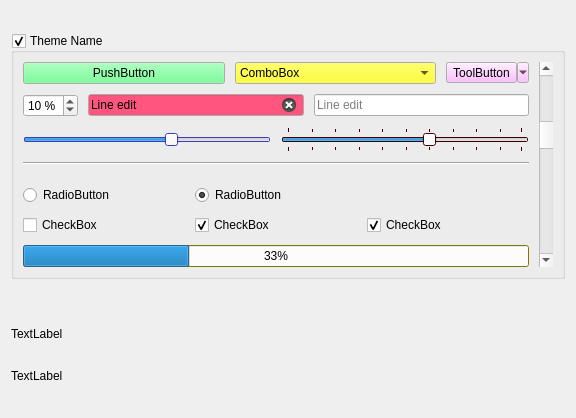
<?xml version="1.0" encoding="UTF-8"?>
<ui version="4.0">
 <class>ThemeScreenshotUIBase</class>
 <widget class="QWidget" name="ThemeScreenshotUIBase">
  <property name="geometry">
   <rect>
    <x>0</x>
    <y>0</y>
    <width>576</width>
    <height>418</height>
   </rect>
  </property>
  <property name="windowTitle">
   <string>Form</string>
  </property>
  <layout class="QGridLayout" name="gridLayout_6">
   <item row="0" column="0">
    <widget class="QGroupBox" name="themeGroup">
     <property name="sizePolicy">
      <sizepolicy hsizetype="Preferred" vsizetype="Maximum">
       <horstretch>0</horstretch>
       <verstretch>0</verstretch>
      </sizepolicy>
     </property>
     <property name="title">
      <string>Theme Name</string>
     </property>
     <property name="checkable">
      <bool>true</bool>
     </property>
     <layout class="QGridLayout" name="gridLayout_5">
      <property name="spacing">
       <number>10</number>
      </property>
      <item row="0" column="2" rowspan="7">
       <widget class="QScrollBar" name="verticalScrollBar">
        <property name="value">
         <number>30</number>
        </property>
        <property name="orientation">
         <enum>Qt::Vertical</enum>
        </property>
       </widget>
      </item>
      <item row="1" column="0" colspan="2">
       <layout class="QGridLayout" name="gridLayout_3">
        <property name="horizontalSpacing">
         <number>10</number>
        </property>
        <item row="0" column="2">
         <widget class="QLineEdit" name="lineEdit_2">
          <property name="text">
           <string/>
          </property>
          <property name="placeholderText">
           <string>Line edit</string>
          </property>
         </widget>
        </item>
        <item row="0" column="0">
         <widget class="QSpinBox" name="spinBox">
          <property name="suffix">
           <string> %</string>
          </property>
          <property name="value">
           <number>10</number>
          </property>
         </widget>
        </item>
        <item row="0" column="1">
         <widget class="QLineEdit" name="lineEdit">
          <property name="palette">
           <palette>
            <active>
             <colorrole role="Base">
              <brush brushstyle="SolidPattern">
               <color alpha="255">
                <red>255</red>
                <green>85</green>
                <blue>127</blue>
               </color>
              </brush>
             </colorrole>
            </active>
            <inactive>
             <colorrole role="Base">
              <brush brushstyle="SolidPattern">
               <color alpha="255">
                <red>255</red>
                <green>85</green>
                <blue>127</blue>
               </color>
              </brush>
             </colorrole>
            </inactive>
            <disabled>
             <colorrole role="Base">
              <brush brushstyle="SolidPattern">
               <color alpha="255">
                <red>225</red>
                <green>216</green>
                <blue>202</blue>
               </color>
              </brush>
             </colorrole>
            </disabled>
           </palette>
          </property>
          <property name="text">
           <string>Line edit</string>
          </property>
          <property name="clearButtonEnabled">
           <bool>true</bool>
          </property>
         </widget>
        </item>
       </layout>
      </item>
      <item row="0" column="0" colspan="2">
       <layout class="QGridLayout" name="gridLayout_4">
        <property name="horizontalSpacing">
         <number>10</number>
        </property>
        <item row="0" column="0">
         <widget class="QPushButton" name="pushButton">
          <property name="palette">
           <palette>
            <active>
             <colorrole role="Button">
              <brush brushstyle="SolidPattern">
               <color alpha="255">
                <red>85</red>
                <green>255</green>
                <blue>127</blue>
               </color>
              </brush>
             </colorrole>
            </active>
            <inactive>
             <colorrole role="Button">
              <brush brushstyle="SolidPattern">
               <color alpha="255">
                <red>85</red>
                <green>255</green>
                <blue>127</blue>
               </color>
              </brush>
             </colorrole>
            </inactive>
            <disabled>
             <colorrole role="Button">
              <brush brushstyle="SolidPattern">
               <color alpha="255">
                <red>85</red>
                <green>255</green>
                <blue>127</blue>
               </color>
              </brush>
             </colorrole>
            </disabled>
           </palette>
          </property>
          <property name="text">
           <string>PushButton</string>
          </property>
          <property name="icon">
           <iconset theme="document-new">
            <normaloff>.</normaloff>.</iconset>
          </property>
         </widget>
        </item>
        <item row="0" column="1">
         <widget class="QComboBox" name="comboBox">
          <property name="palette">
           <palette>
            <active>
             <colorrole role="Button">
              <brush brushstyle="SolidPattern">
               <color alpha="255">
                <red>255</red>
                <green>255</green>
                <blue>0</blue>
               </color>
              </brush>
             </colorrole>
            </active>
            <inactive>
             <colorrole role="Button">
              <brush brushstyle="SolidPattern">
               <color alpha="255">
                <red>255</red>
                <green>255</green>
                <blue>0</blue>
               </color>
              </brush>
             </colorrole>
            </inactive>
            <disabled>
             <colorrole role="Button">
              <brush brushstyle="SolidPattern">
               <color alpha="255">
                <red>255</red>
                <green>255</green>
                <blue>0</blue>
               </color>
              </brush>
             </colorrole>
            </disabled>
           </palette>
          </property>
          <item>
           <property name="text">
            <string>ComboBox</string>
           </property>
          </item>
          <item>
           <property name="text">
            <string>Orange</string>
           </property>
          </item>
          <item>
           <property name="text">
            <string>Apple</string>
           </property>
          </item>
          <item>
           <property name="text">
            <string>Banana</string>
           </property>
          </item>
         </widget>
        </item>
        <item row="0" column="2">
         <widget class="QToolButton" name="toolButton_2">
          <property name="palette">
           <palette>
            <active>
             <colorrole role="Button">
              <brush brushstyle="SolidPattern">
               <color alpha="255">
                <red>255</red>
                <green>170</green>
                <blue>255</blue>
               </color>
              </brush>
             </colorrole>
            </active>
            <inactive>
             <colorrole role="Button">
              <brush brushstyle="SolidPattern">
               <color alpha="255">
                <red>255</red>
                <green>170</green>
                <blue>255</blue>
               </color>
              </brush>
             </colorrole>
            </inactive>
            <disabled>
             <colorrole role="Button">
              <brush brushstyle="SolidPattern">
               <color alpha="255">
                <red>255</red>
                <green>170</green>
                <blue>255</blue>
               </color>
              </brush>
             </colorrole>
            </disabled>
           </palette>
          </property>
          <property name="text">
           <string>ToolButton</string>
          </property>
          <property name="icon">
           <iconset theme="undo">
            <normaloff>.</normaloff>.</iconset>
          </property>
          <property name="popupMode">
           <enum>QToolButton::MenuButtonPopup</enum>
          </property>
          <property name="toolButtonStyle">
           <enum>Qt::ToolButtonTextBesideIcon</enum>
          </property>
         </widget>
        </item>
       </layout>
      </item>
      <item row="6" column="0" colspan="2">
       <widget class="QProgressBar" name="progressBar">
        <property name="palette">
         <palette>
          <active>
           <colorrole role="Base">
            <brush brushstyle="SolidPattern">
             <color alpha="255">
              <red>253</red>
              <green>252</green>
              <blue>250</blue>
             </color>
            </brush>
           </colorrole>
           <colorrole role="Window">
            <brush brushstyle="SolidPattern">
             <color alpha="255">
              <red>170</red>
              <green>170</green>
              <blue>0</blue>
             </color>
            </brush>
           </colorrole>
          </active>
          <inactive>
           <colorrole role="Base">
            <brush brushstyle="SolidPattern">
             <color alpha="255">
              <red>253</red>
              <green>252</green>
              <blue>250</blue>
             </color>
            </brush>
           </colorrole>
           <colorrole role="Window">
            <brush brushstyle="SolidPattern">
             <color alpha="255">
              <red>170</red>
              <green>170</green>
              <blue>0</blue>
             </color>
            </brush>
           </colorrole>
          </inactive>
          <disabled>
           <colorrole role="Base">
            <brush brushstyle="SolidPattern">
             <color alpha="255">
              <red>170</red>
              <green>170</green>
              <blue>0</blue>
             </color>
            </brush>
           </colorrole>
           <colorrole role="Window">
            <brush brushstyle="SolidPattern">
             <color alpha="255">
              <red>170</red>
              <green>170</green>
              <blue>0</blue>
             </color>
            </brush>
           </colorrole>
          </disabled>
         </palette>
        </property>
        <property name="value">
         <number>33</number>
        </property>
        <property name="alignment">
         <set>Qt::AlignCenter</set>
        </property>
       </widget>
      </item>
      <item row="2" column="0" colspan="2">
       <layout class="QGridLayout" name="gridLayout_2">
        <item row="0" column="0">
         <widget class="QSlider" name="horizontalSlider">
          <property name="palette">
           <palette>
            <active>
             <colorrole role="Base">
              <brush brushstyle="SolidPattern">
               <color alpha="255">
                <red>253</red>
                <green>252</green>
                <blue>250</blue>
               </color>
              </brush>
             </colorrole>
             <colorrole role="Window">
              <brush brushstyle="SolidPattern">
               <color alpha="255">
                <red>85</red>
                <green>85</green>
                <blue>255</blue>
               </color>
              </brush>
             </colorrole>
            </active>
            <inactive>
             <colorrole role="Base">
              <brush brushstyle="SolidPattern">
               <color alpha="255">
                <red>253</red>
                <green>252</green>
                <blue>250</blue>
               </color>
              </brush>
             </colorrole>
             <colorrole role="Window">
              <brush brushstyle="SolidPattern">
               <color alpha="255">
                <red>85</red>
                <green>85</green>
                <blue>255</blue>
               </color>
              </brush>
             </colorrole>
            </inactive>
            <disabled>
             <colorrole role="Base">
              <brush brushstyle="SolidPattern">
               <color alpha="255">
                <red>85</red>
                <green>85</green>
                <blue>255</blue>
               </color>
              </brush>
             </colorrole>
             <colorrole role="Window">
              <brush brushstyle="SolidPattern">
               <color alpha="255">
                <red>85</red>
                <green>85</green>
                <blue>255</blue>
               </color>
              </brush>
             </colorrole>
            </disabled>
           </palette>
          </property>
          <property name="value">
           <number>60</number>
          </property>
          <property name="orientation">
           <enum>Qt::Horizontal</enum>
          </property>
         </widget>
        </item>
        <item row="0" column="1">
         <widget class="QSlider" name="horizontalSlider_2">
          <property name="palette">
           <palette>
            <active>
             <colorrole role="Base">
              <brush brushstyle="SolidPattern">
               <color alpha="255">
                <red>253</red>
                <green>252</green>
                <blue>250</blue>
               </color>
              </brush>
             </colorrole>
             <colorrole role="Window">
              <brush brushstyle="SolidPattern">
               <color alpha="255">
                <red>85</red>
                <green>0</green>
                <blue>0</blue>
               </color>
              </brush>
             </colorrole>
            </active>
            <inactive>
             <colorrole role="Base">
              <brush brushstyle="SolidPattern">
               <color alpha="255">
                <red>253</red>
                <green>252</green>
                <blue>250</blue>
               </color>
              </brush>
             </colorrole>
             <colorrole role="Window">
              <brush brushstyle="SolidPattern">
               <color alpha="255">
                <red>85</red>
                <green>0</green>
                <blue>0</blue>
               </color>
              </brush>
             </colorrole>
            </inactive>
            <disabled>
             <colorrole role="Base">
              <brush brushstyle="SolidPattern">
               <color alpha="255">
                <red>85</red>
                <green>0</green>
                <blue>0</blue>
               </color>
              </brush>
             </colorrole>
             <colorrole role="Window">
              <brush brushstyle="SolidPattern">
               <color alpha="255">
                <red>85</red>
                <green>0</green>
                <blue>0</blue>
               </color>
              </brush>
             </colorrole>
            </disabled>
           </palette>
          </property>
          <property name="value">
           <number>60</number>
          </property>
          <property name="orientation">
           <enum>Qt::Horizontal</enum>
          </property>
          <property name="tickPosition">
           <enum>QSlider::TicksBothSides</enum>
          </property>
         </widget>
        </item>
       </layout>
      </item>
      <item row="5" column="0" colspan="2">
       <layout class="QGridLayout" name="gridLayout">
        <item row="0" column="0">
         <widget class="QRadioButton" name="radioButton">
          <property name="text">
           <string>RadioButton</string>
          </property>
         </widget>
        </item>
        <item row="0" column="1">
         <widget class="QRadioButton" name="radioButton_2">
          <property name="text">
           <string>RadioButton</string>
          </property>
          <property name="checked">
           <bool>true</bool>
          </property>
         </widget>
        </item>
        <item row="1" column="0">
         <widget class="QCheckBox" name="checkBox">
          <property name="text">
           <string>CheckBox</string>
          </property>
         </widget>
        </item>
        <item row="1" column="1">
         <widget class="QCheckBox" name="checkBox_2">
          <property name="text">
           <string>CheckBox</string>
          </property>
          <property name="checked">
           <bool>true</bool>
          </property>
         </widget>
        </item>
        <item row="1" column="2">
         <widget class="QCheckBox" name="checkBox_3">
          <property name="text">
           <string>CheckBox</string>
          </property>
          <property name="checked">
           <bool>true</bool>
          </property>
          <property name="tristate">
           <bool>true</bool>
          </property>
         </widget>
        </item>
       </layout>
      </item>
      <item row="3" column="0" colspan="2">
       <widget class="Line" name="line">
        <property name="orientation">
         <enum>Qt::Horizontal</enum>
        </property>
       </widget>
      </item>
     </layout>
    </widget>
   </item>
   <item row="2" column="0">
    <widget class="QLabel" name="descrLbl">
     <property name="sizePolicy">
      <sizepolicy hsizetype="Preferred" vsizetype="Maximum">
       <horstretch>0</horstretch>
       <verstretch>0</verstretch>
      </sizepolicy>
     </property>
     <property name="text">
      <string>TextLabel</string>
     </property>
    </widget>
   </item>
   <item row="1" column="0">
    <spacer name="verticalSpacer">
     <property name="orientation">
      <enum>Qt::Vertical</enum>
     </property>
     <property name="sizeType">
      <enum>QSizePolicy::Fixed</enum>
     </property>
     <property name="sizeHint" stdset="0">
      <size>
       <width>20</width>
       <height>20</height>
      </size>
     </property>
    </spacer>
   </item>
   <item row="3" column="0">
    <widget class="QLabel" name="authorLbl">
     <property name="sizePolicy">
      <sizepolicy hsizetype="Preferred" vsizetype="Maximum">
       <horstretch>0</horstretch>
       <verstretch>0</verstretch>
      </sizepolicy>
     </property>
     <property name="text">
      <string>TextLabel</string>
     </property>
    </widget>
   </item>
  </layout>
 </widget>
 <tabstops>
  <tabstop>themeGroup</tabstop>
  <tabstop>pushButton</tabstop>
  <tabstop>comboBox</tabstop>
  <tabstop>toolButton_2</tabstop>
  <tabstop>spinBox</tabstop>
  <tabstop>lineEdit</tabstop>
  <tabstop>lineEdit_2</tabstop>
  <tabstop>horizontalSlider</tabstop>
  <tabstop>horizontalSlider_2</tabstop>
  <tabstop>radioButton</tabstop>
  <tabstop>radioButton_2</tabstop>
  <tabstop>checkBox</tabstop>
  <tabstop>checkBox_2</tabstop>
  <tabstop>checkBox_3</tabstop>
 </tabstops>
 <resources/>
 <connections/>
</ui>
